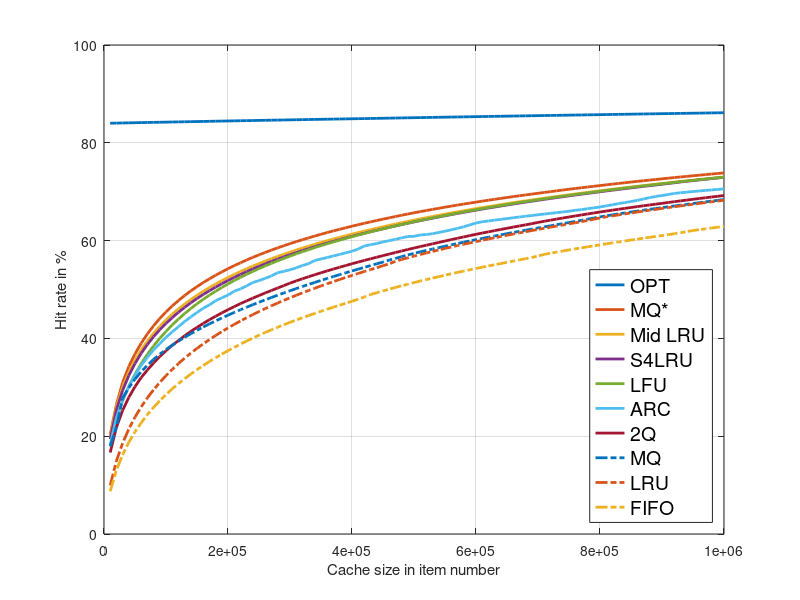

MATLAB code for this plot:
tmp = load("2q.txt");
x = tmp(:, 1);
tq = tmp(:, 2);
arc = load("arc.txt")(:, 2);
fifo = load("fifo.txt")(:, 2);
lfu = load("lfu.txt")(:, 2);
lru = load("lru.txt")(:, 2);
mid = load("mid.txt")(:, 2);
mq = load("mq.txt")(:, 2);
mq_wo_exp = load("mq_wo_exp.txt")(:, 2);
s4lru = load("s4lru.txt")(:, 2);
opt = load("opt.txt")(:, 2);

plot(x, opt, 'linewidth', 2,
     x, mq_wo_exp, 'linewidth', 2,
     x, mid, 'linewidth', 2,
     x, s4lru, 'linewidth', 2,
     x, lfu, 'linewidth', 2,
     x, arc, 'linewidth', 2,
     x, tq, 'linewidth', 2,
     x, mq, '-.', 'linewidth', 2,
     x, lru, '-.', 'linewidth', 2,
     x, fifo, '-.', 'linewidth', 2);

l = legend('OPT', 'MQ*','Mid LRU','S4LRU','LFU','ARC','2Q',
       'MQ','LRU', 'FIFO',
       'location', 'southeast');
 
set(l, 'fontsize', 14);

grid on;

xlabel('Cache size in item number');
ylabel('Hit rate in %');

print('-dpng', '-color', 'hitrate.png');
